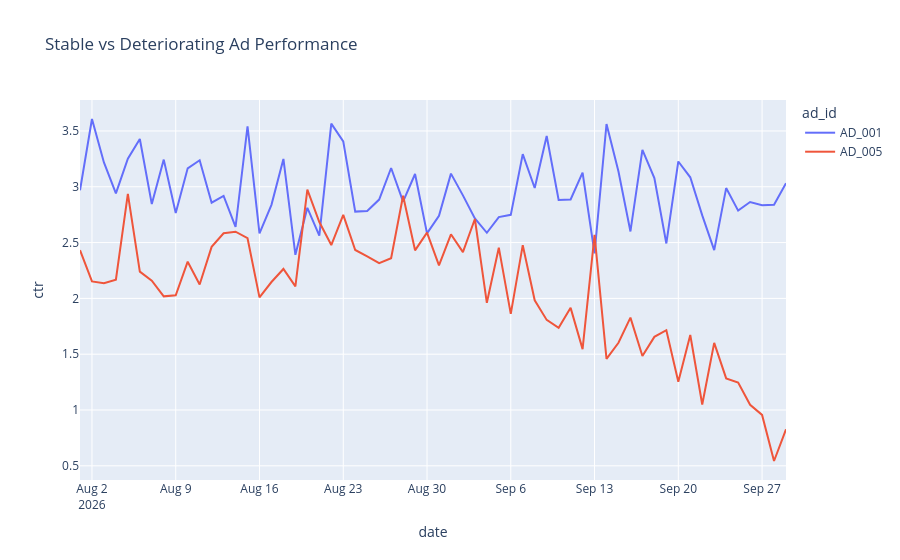

The notebook cell saved with this chart:
### Code cell
## Comparing both together
comparison = df[
    df["ad_id"].isin(["AD_001", "AD_005"])
]

fig = px.line(
    comparison,
    x="date",
    y="ctr",
    color="ad_id",
    title="Stable vs Deteriorating Ad Performance"
)

fig.show()
